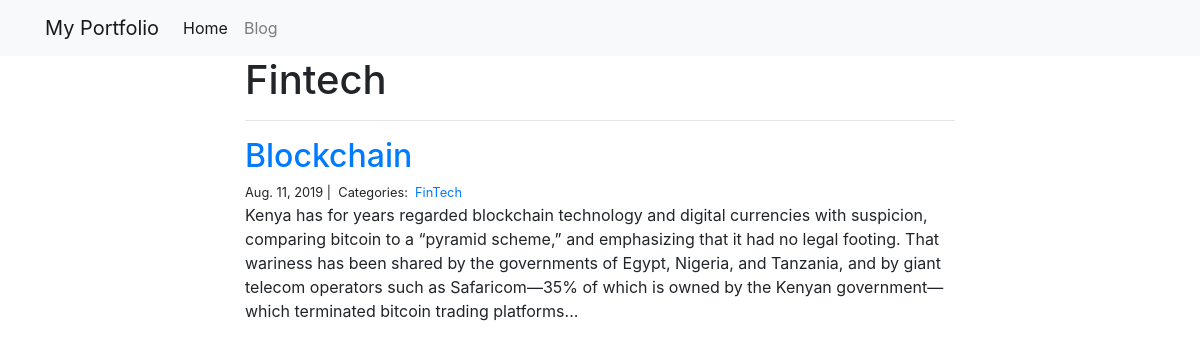
The app's page /blog/FinTech/ with its own data.
### blog/models.py (models this page shows)
class Category(models.Model):
    name = models.CharField(max_length=20)

class Post(models.Model):
    title = models.CharField(max_length=255)
    body = models.TextField()
    created_on = models.DateTimeField(auto_now_add=True)
    last_modified = models.DateTimeField(auto_now=True)
    categories = models.ManyToManyField('Category', related_name='posts')

### blog/views.py (the view)
# urls.py: path("<category>/", views.blog_category, name="blog_category"),
def blog_category(request, category):
    posts = Post.objects.filter(
        categories__name__contains=category
    ).order_by(
        '-created_on'
    )
    context = {
        "category": category,
        "posts": posts
    }
    return render(request, "blog_category.html", context)

### blog/templates/blog_category.html
{% extends "base.html" %}
{% block page_content %}
<div class="col-md-8 offset-md-2">
    <h1>{{ category | title }}</h1>
    <hr>
    {% for post in posts %}
        <h2><a href="{% url 'blog_detail' post.pk%}">{{ post.title }}</a></h2>
        <small>
            {{ post.created_on.date }} |&nbsp;
            Categories:&nbsp;
            {% for category in post.categories.all %}
            <a href="{% url 'blog_category' category.name %}">
                {{ category.name }}
            </a>&nbsp;
            {% endfor %}
        </small>
        <p>{{ post.body | slice:":400" }}...</p>
    {% endfor %}
</div>
{% endblock %}

### records on screen
Category: name "Fintech", name "FinTech"
Post: title "Blockchain", created_on "Aug. 11, 2019", body "Kenya has for years regarded blockchain technology and digital currencies with suspicion, comparing bitcoin to a “pyramid scheme,” and emphasizing that it had no legal footing. That wariness has been shared by the governments of Egypt, Nigeria, and Tanzania, and by giant telecom operators such as Safaricom—35% of which is owned by the Kenyan government—which terminated bitcoin trading platforms"
